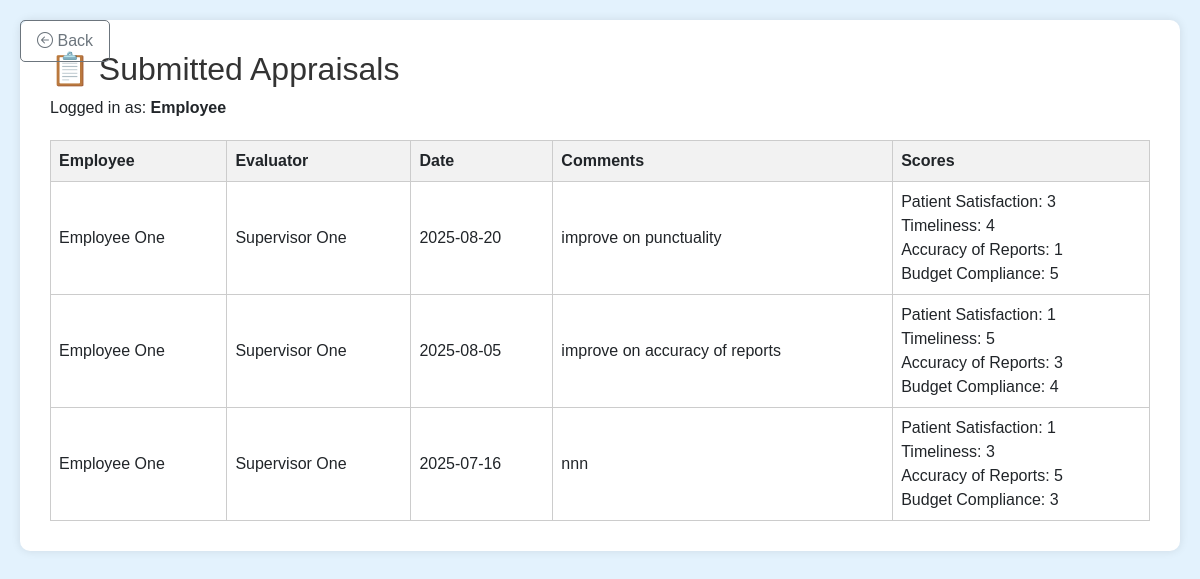
/view_appraisals.php (signed in), run on the app's committed database.
### tables this page shows
CREATE TABLE `appraisals` (
  `appraisal_id` int(11) NOT NULL,
  `employee_id` int(11) DEFAULT NULL,
  `cycle_id` int(11) NOT NULL,
  `evaluator_id` int(11) DEFAULT NULL,
  `appraisal_type` enum('Supervisor','Peer','Self') DEFAULT NULL,
  `appraisal_date` date DEFAULT NULL,
  `comments` text DEFAULT NULL
);

CREATE TABLE `users` (
  `user_id` int(11) NOT NULL,
  `name` varchar(100) DEFAULT NULL,
  `email` varchar(100) DEFAULT NULL,
  `password` varchar(255) DEFAULT NULL,
  `role` enum('Admin','HR','Supervisor','Employee') DEFAULT NULL,
  `created_at` timestamp NOT NULL DEFAULT current_timestamp()
);

CREATE TABLE `scores` (
  `score_id` int(11) NOT NULL,
  `appraisal_id` int(11) DEFAULT NULL,
  `kpi_id` int(11) DEFAULT NULL,
  `rating` int(11) DEFAULT NULL CHECK (`rating` between 1 and 5)
);

CREATE TABLE `kpis` (
  `kpi_id` int(11) NOT NULL,
  `dept_id` int(11) DEFAULT NULL,
  `kpi_name` varchar(100) DEFAULT NULL,
  `weight` decimal(5,2) DEFAULT NULL,
  `description` text DEFAULT NULL
);

### view_appraisals.php (the view, shortened to what this page needs)
<?php
$conn = new mysqli("localhost", "root", "", "eas_db");
$user_id = $_SESSION['user_id'];
$role = $_SESSION['role'];
$where = "WHERE 1=1";
if ($role === 'Employee') {
    $where .= " AND e.user_id = $user_id";
}
$appraisals = $conn->query("
    SELECT a.appraisal_id, a.appraisal_date, a.comments,
           e.employee_id, eu.name AS employee_name,
           u.name AS evaluator_name
    FROM appraisals a
    JOIN employees e ON a.employee_id = e.employee_id
    JOIN users eu ON e.user_id = eu.user_id
    JOIN users u ON a.evaluator_id = u.user_id
    $where
    ORDER BY a.appraisal_date DESC
");
?>
<!DOCTYPE html>
<html>
<head>
    <link href="https://cdn.jsdelivr.net/npm/bootstrap@5.3.0/dist/css/bootstrap.min.css" rel="stylesheet">
    <link href="https://cdn.jsdelivr.net/npm/bootstrap-icons/font/bootstrap-icons.css" rel="stylesheet">
</head>
<body>
<div class="container">
    <h2>📋 Submitted Appraisals</h2>
    <p>Logged in as: <strong><?= htmlspecialchars($role) ?></strong></p>
    <table>
        <tr>
            <th>Employee</th>
            <th>Evaluator</th>
            <th>Date</th>
            <th>Comments</th>
            <th>Scores</th>
        </tr>
        <?php while ($row = $appraisals->fetch_assoc()) {
            echo "<tr>";
            echo "<td>" . htmlspecialchars($row['employee_name']) . "</td>";
            echo "<td>" . htmlspecialchars($row['evaluator_name']) . "</td>";
            echo "<td>" . htmlspecialchars($row['appraisal_date']) . "</td>";
            echo "<td>" . htmlspecialchars($row['comments']) . "</td>";
            $scores = $conn->query("
                SELECT s.rating, k.kpi_name
                FROM scores s
                JOIN kpis k ON s.kpi_id = k.kpi_id
                WHERE s.appraisal_id = {$row['appraisal_id']}
            ");
            echo "<td>";
            while ($score = $scores->fetch_assoc()) {
                echo htmlspecialchars($score['kpi_name']) . ": " . htmlspecialchars($score['rating']) . "<br>";
            }
            echo "</td>";
            echo "</tr>";
        } ?>
    </table>
</div>
<div class="back-button">
    <a href="dashboard.php" onclick="return confirm('Return to dashboard?')" class="btn btn-outline-secondary">
        <i class="bi bi-arrow-left-circle"></i> Back
    </a>
</div>
</body>
</html>

### view_appraisals.php (style rules this page uses)
body { background-color: #e3f2fd; font-family: Arial, sans-serif; padding: 20px; min-height: 100vh; }
.container { background-color: #fff; padding: 30px; border-radius: 10px; box-shadow: 0 0 10px rgba(0,0,0,0.1); max-width: 1200px; margin: auto; }
h2 { color: #333; }
table { border-collapse: collapse; width: 100%; margin-top: 20px; background-color: #fff; }
th, td { border: 1px solid #ccc; padding: 8px; text-align: left; }
th { background-color: #f2f2f2; }
.back-button { position: absolute; top: 20px; left: 20px; z-index: 1000; }
.btn-outline-secondary { padding: 8px 16px; border-radius: 5px; text-decoration: none; border: 1px solid #6c757d; color: #6c757d; background-color: transparent; }

### data on the page
appraisals: users.name "Employee One", evaluator.name "Supervisor One", appraisal_date "2025-08-20", comments "improve on punctuality"
scores: kpi.kpi_name "Patient Satisfaction", rating "3"
scores: kpi.kpi_name "Timeliness", rating "4"
scores: kpi.kpi_name "Accuracy of Reports", rating "1"
scores: kpi.kpi_name "Budget Compliance", rating "5"
appraisals: users.name "Employee One", evaluator.name "Supervisor One", appraisal_date "2025-08-05", comments "improve on accuracy of reports"
scores: kpi.kpi_name "Patient Satisfaction", rating "1"
scores: kpi.kpi_name "Timeliness", rating "5"
scores: kpi.kpi_name "Accuracy of Reports", rating "3"
scores: kpi.kpi_name "Budget Compliance", rating "4"
appraisals: users.name "Employee One", evaluator.name "Supervisor One", appraisal_date "2025-07-16", comments "nnn"
scores: kpi.kpi_name "Patient Satisfaction", rating "1"
scores: kpi.kpi_name "Timeliness", rating "3"
scores: kpi.kpi_name "Accuracy of Reports", rating "5"
scores: kpi.kpi_name "Budget Compliance", rating "3"

### other printed values
$role "Employee"
